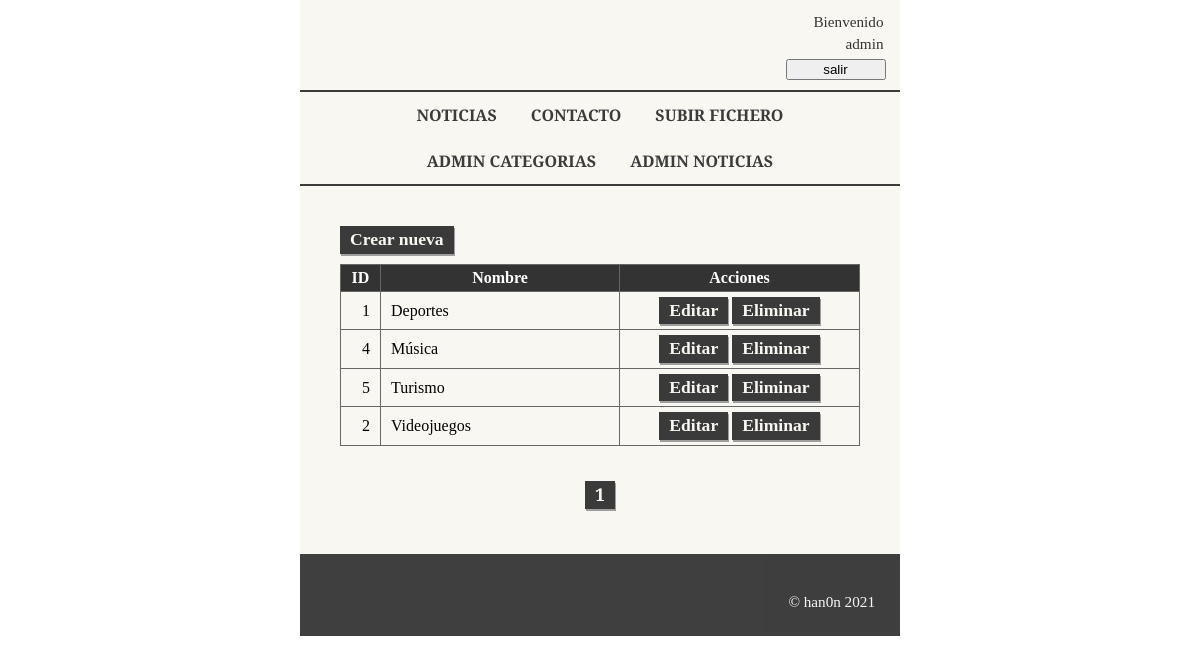
The app's page /blog_noticias/index.php?p=categorias (signed in), older data.
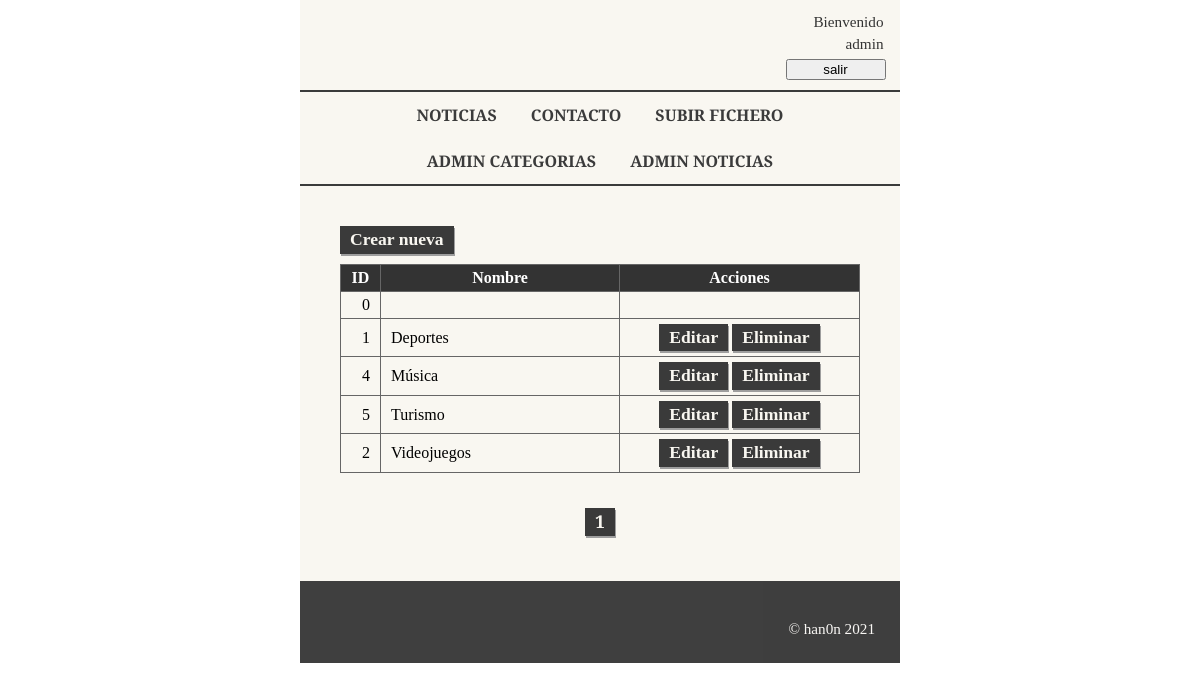
The same page, newer data.
### tables this page shows
CREATE TABLE `categorias` (
  `id` int(11) NOT NULL,
  `nombre` varchar(50) NOT NULL
);

### blog_noticias/utils/functions.php (called while the page is built, shortened)
<?php
function isUserLogged():bool {
    return array_key_exists("usuario", $_SESSION) && $_SESSION["usuario"]!=="";
}
function getUsername():string {
    if(isUserLogged()) {
        return $_SESSION["usuario"];
    } else {
        return "";
    }
}

### blog_noticias/repo/conector.php (called while the page is built, shortened)
<?php
    function conectarBD() {
        try {
            $conexion = new PDO(DB_DSN, DB_USER, DB_PASS);
            $conexion->setAttribute(PDO::ATTR_ERRMODE, PDO::ERRMODE_EXCEPTION);
        } catch(PDOException $ePDO) {
            echo 'ERROR. No se ha podido establecer una conexión con la Base de Datos.' . $ePDO->getMessage();
            die();
        }
        return $conexion;
    }

### blog_noticias/repo/categorias-cntlr.php (called while the page is built, shortened)
<?php
    function getCountCategorias($con, $campos=[]):int {
        $subSql = "";
        $sql = "SELECT count(*) total $subSql FROM categorias ";
        $stmt = $con->prepare($sql);
        $stmt->execute();
        return $stmt->fetchColumn();
    }
    function getCategoriasByPage($con, int $nPage=1, int $nResultados=5):array {
        $sql = "SELECT * FROM categorias ";
        if($nPage>0) {
            $offset = ($nPage-1)*$nResultados;
            $sql.= " LIMIT $offset,$nResultados";
        }
        $stmt = $con->prepare($sql);
        $stmt->execute();
        $stmt->setFetchMode(PDO::FETCH_ASSOC);
        return $stmt->fetchAll();
    }

### blog_noticias/pages/categorias.php (the view)
<?php
if($modoEdicion) { ?>
    <form class="formularios" method="post" action="index.php?p=categorias&accion=editar&id=<?=$id?>">
    <p>
        <label for="nombre">Nombre: </label>
        <input type="text" id="nombre" name="nombre" value="<?=$categoria["nombre"] ?? ""?>">
    </p>
    <p class="btnGuardar">
        <input type="submit" name="btnCategorias" value="Guardar">
    </p>
    </form>
<?php
} else { ?>
    <a class="boton" href="index.php?p=categorias&accion=editar">Crear nueva</a>
    <table class="tblListado">
        <tr>
            <th >ID</th>
            <th>Nombre</th>
            <th >Acciones</th>
        </tr>  <?php
        foreach($categorias as $cat) {
            if($cat["id"] == 0){?>
                <tr>
                    <td class="id"><?=$cat["id"]?></td>
                    <td><?=$cat["nombre"]?></td>
                    <td class="acciones">
                    </td>
                </tr> <?php
            }else{ ?>
                <tr>
                    <td class="id"><?=$cat["id"]?></td>
                    <td><?=$cat["nombre"]?></td>
                    <td class="acciones">
                        <a class="boton" href="index.php?p=categorias&accion=editar&id=<?=$cat["id"]?>">Editar</a>
                        <a class="boton" href="index.php?p=categorias&accion=eliminar&id=<?=$cat["id"]?>">Eliminar</a>
                    </td>
                </tr> <?php
            }
        }
    ?>
    </table>
    <p class="paginador">
    <?php for($i=1;$i<=$nTotalPaginas;$i++) { ?>
        <a class="boton" href="index.php?p=categorias&page=<?=$i?>"><?=$i?></a>
    <?php } ?>
    </p><?php
} ?>

### blog_noticias/index.php (shortened to what this page needs)
<?php
    require_once 'utils/functions.php';
    require_once "repo/conector.php";
    require_once "repo/categorias-cntlr.php";
    $pageParam = (array_key_exists("p", $_GET) ? $_GET["p"] : "inicio");
    switch($pageParam){
        case "categorias":
            $totalCategorias = getCountCategorias(conectarBD(), []);
            $nTotalPaginas = ceil($totalCategorias/5);
            $id = $_GET["id"] ?? 0;
            $nPage = $_GET["page"] ?? 1;
            $categorias = getCategoriasByPage(conectarBD(), $nPage);
            $modoEdicion = false;
            break;
    }
?>
<!DOCTYPE html>
<html lang="es">
<head>
    <link rel="stylesheet" href="css/reset.css">
    <link rel="stylesheet" href="css/estilos.css">
</head>
<body>
<?php include './inc/cabecera.php' ?>
<div id="wrapper" class="wrap_cnt">
    <?php
    switch($pageParam){
            include './inc/barra-menu.php'; ?>
            </main> <?php
        case "categorias": ?>
            <main id="formulario">
                <section>
                    <?php
                            if(!array_key_exists("btnCategorias", $_POST)) {
                                include 'pages/categorias.php';
                            } else{
                                $nombre = $_POST["nombre"] ?? "Sin Categoria";
                                if(saveCategoria(conectarBD(), ["nombre" => $nombre], $id)) {
                                    header("Location: index.php?p=categorias");
                                }
                            }
                    ?>
                </section>
            </main> <?php
            break;
        case "noticias": ?>
            </main> <?php
    }?>
</div>
<div> <?php include './inc/footer.php' ?></div>
</body>
</html>

### blog_noticias/inc/cabecera.php
<div>
    <header>
        <?php
            if(!isUserLogged()){
                include "cuadro-login.php";
            }
            else
            {
                ?>
                    <form class="bienvenido">
                        <p>Bienvenido</p><p> <?=getUsername()?></p>
                        <p><input type="button" onclick="window.location.href='index.php?p=logout';" name="btnLogout" value="salir"></p>
                    </form>
                <?php
            }
        ?>
    </header>
</div>
<div >
    <nav>
        <ul id="horizontal-menu" >
            <li> <a href="index.php">Noticias</a> </li>
            <li> <a href="index.php?p=contacto">Contacto</a> </li>
            <li> <a href="index.php?p=subida">Subir Fichero</a> </li>
            <?php
            if(isUserLogged()){ ?>
                <li> <a href="index.php?p=categorias">Admin Categorias</a> </li>
                <li> <a href="index.php?p=noticias">Admin Noticias</a> </li> <?php
            }?>
        </ul>
    </nav>
</div>

### blog_noticias/inc/footer.php
<footer>
    <p>&copy; han0n 2021</p>
</footer>

### blog_noticias/css/estilos.css (style rules this page uses)
p { font-family: 'Droid serif'; color: #333; padding-bottom: 2.5px; font-size: 0.95rem; }
input { width: 100px; }
body { background-image: url(https://i.pinimg.com/originals/a2/f1/49/a2f14920902a20d985e2feb22623b912.jpg); }
header { background-color: #f9f7f1; height: 90px; clear:both; text-align: center; }
header form { padding-right: 14.5px; padding-top: 10px; text-align: end; }
.bienvenido p { padding-bottom: 3.8px; padding-top:3.5px; padding-right: 2px; }
.bienvenido p input { margin-right: -2px; }
div { margin-left:25vw; margin-right: 25vw; }
.wrap_cnt { overflow: hidden; position: relative; background-color: #407F7F; }
#wrapper { background-color: #f9f7f4; }
#horizontal-menu { text-align: center; text-transform: uppercase; border-bottom: 2px solid #2f2f2f; border-top: 2px solid #2f2f2f; opacity: 0.94; background-color: #f9f7f1; }
#horizontal-menu li { display: inline-block; padding:15px; text-align: center; }
#horizontal-menu li a { display: block; text-decoration: none; color:#2f2f2f; font-family: 'Playfair Display', serif; font-weight: 800; }
#formulario { width: 100%; padding: 40px; background-color: #f9f7f1; }
#formulario p { padding-bottom: 5px; }
footer { background-color: #333; padding: 25px; text-align: right; opacity: 0.94; }
footer p { color: #f9f7f4; padding-top: 15px; }
.paginador { padding: 25px 5px; text-align: center; }
.paginador a { margin: 0 4px; }
.boton { position:relative; color: #f9f7f1; font-size: 1.1rem; display: inline-block; width: auto; height: auto; padding: 5px 10px; text-decoration:none; font-weight: bold; cursor: pointer; background-color: #2f2f2f; opacity: 0.94; ;box-shadow: 1px 2px 0px 0px #999 ; }
.tblListado { width: 100%; margin: 10px auto; border-collapse: collapse; }
.tblListado th { padding:5px 10px; font-weight: bold; color:#fff; border: 1px solid #666; background-color: #333; }
.tblListado td { padding:5px 10px; border: 1px solid #666; }
.tblListado .id { width: 40px; text-align: right; }
.tblListado .acciones { width: 240px; text-align: center; }

Row changes from the older to the newer data that the page shows:
added categorias: id "0"
